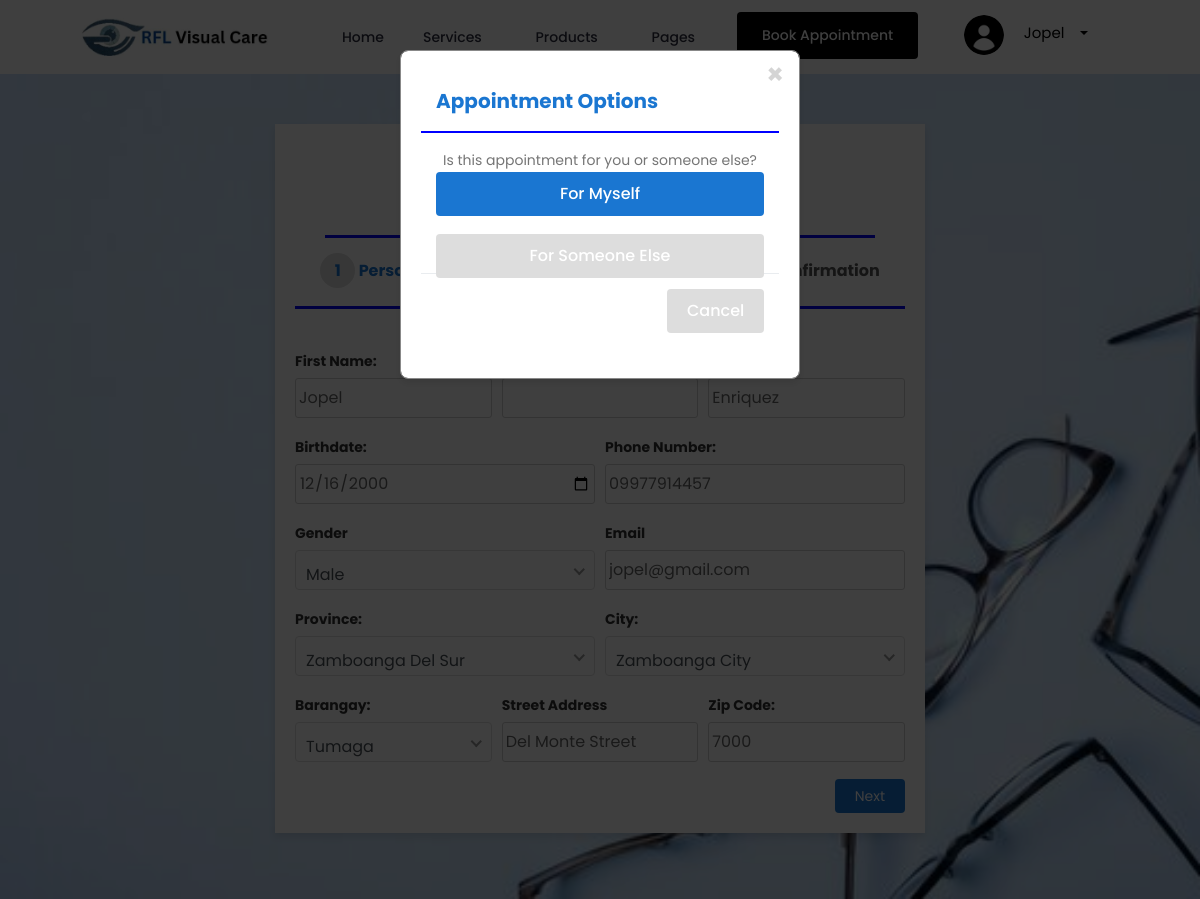
Screenshot of /pages/appointment/appointment.php (signed in) with the database file from the repository.
### tables this page shows
CREATE TABLE `users` (
  `id` int(11) NOT NULL,
  `first_name` varchar(50) NOT NULL,
  `middle_name` varchar(50) DEFAULT NULL,
  `last_name` varchar(50) NOT NULL,
  `email` varchar(100) NOT NULL,
  `password` varchar(255) NOT NULL,
  `birthdate` date NOT NULL,
  `phone` varchar(15) NOT NULL,
  `gender` enum('male','female','other') NOT NULL,
  `street_address` varchar(255) NOT NULL,
  `street_address_line_2` varchar(255) DEFAULT NULL,
  `city` varchar(100) NOT NULL,
  `province` varchar(100) NOT NULL,
  `created_at` timestamp NOT NULL DEFAULT current_timestamp(),
  `updated_at` timestamp NOT NULL DEFAULT current_timestamp() ON UPDATE current_timestamp(),
  `zip_code` varchar(10) DEFAULT NULL,
  `is_verified` tinyint(4) DEFAULT 0,
  `verification_token` varchar(255) DEFAULT NULL
);

### pages/appointment/appointment.php (the view, shortened to what this page needs)
<?php
include '../header.php';
include '../../database/connection.php';
$user_id = $_SESSION['user_id'];
$query = "SELECT first_name, middle_name, last_name, email, phone, gender, birthdate, street_address, street_address_line_2, city, province, zip_code
          FROM users WHERE id = ?";
$stmt = $conn->prepare($query);
if ($stmt) {
    $stmt->bind_param("i", $user_id);
    $stmt->execute();
    $result = $stmt->get_result();
    $user = $result->fetch_assoc() ?: [];
} else {
    die("Query preparation failed: " . $conn->error);
}
?>
<div class="form-container">
  <div class="form-wrapper mb-3">
    <form  method="POST" action="">
      <h1 class="form-title">Appointment Form</h1>
      <div class="steps" style="margin-bottom:40px;">
        <ul>
          <li class="step-menu active" id="step1">
            <span>1</span> Personal Information
          </li>
          <li class="step-menu" id="step2">
            <span>2</span> History
          </li>
          <li class="step-menu" id="step3">
            <span>3</span> Confirmation
          </li>
        </ul>
      </div>
      <div class="form-step" id="form-step-1">
        <div class="form-row">
        <div class="form-group col-md-4">
            <label for="firstName">First Name:</label>
            <input type="text" name="first_name" class="form-control" id="firstName" value="<?php echo htmlspecialchars($user['first_name'] ?? ''); ?>" >
          </div>
          <div class="form-group col-md-4">
            <label for="middleName">Middle Name:</label>
            <input type="text" name="middle_name" class="form-control" id="middleName" value="<?php echo htmlspecialchars($user['middle_name'] ?? ''); ?>">
          </div>
          <div class="form-group col-md-4">
            <label for="lastName">Last Name:</label>
            <input type="text" name="last_name" class="form-control" id="lastName" value="<?php echo htmlspecialchars($user['last_name'] ?? ''); ?>" >
          </div>
        </div>
        <div class="form-row">
          <div class="form-group col-md-6">
            <label for="birthdate">Birthdate:</label>
            <input type="date" class="form-control" id="birthdate" name="birthdate" value="<?php echo $user['birthdate']; ?>"  data-default-value="<?php echo $user['birthdate']; ?>">
          </div>
          <div class="form-group col-md-6">
            <label for="phone">Phone Number:</label>
            <input type="tel" class="form-control" id="phone" name="phone" value="<?php echo $user['phone']; ?>" data-default-value="<?php echo $user['phone']; ?>" >
          </div>
        </div>
        <div class="form-row">
          <div class="form-group col-md-6">
            <label for="gender">Gender</label>
          </div>
          <div class="form-group col-md-6">
            <label for="email">Email</label>
            <input type="email" name="email" class="form-control" id="email" value="<?php echo $user['email']; ?>"  data-default-value="<?php echo $user['email']; ?>">
          </div>
        </div>
        <div class="form-row">
    <div class="form-group col-6">
        <label for="province">Province:</label>
    </div>
    <div class="form-group col-6">
        <label for="city">City:</label>
    </div>
</div>
<div class="form-row">
    <div class="form-group col-4">
        <label for="streetAddress">Barangay:</label>
    </div>
    <div class="form-group col-4">
        <label for="streetAddress2">Street Address</label>
        <input type="text" class="form-control" id="street_address_line_2" name="street_address_line_2"
               value="<?php echo $user['street_address_line_2']; ?>" placeholder="Optional">
    </div>
    <div class="form-group col-4">
        <label for="zip_code">Zip Code:</label>
        <input type="text" class="form-control" id="zip_code" name="zip_code" value="<?php echo $user['zip_code']; ?>">
    </div>
</div>
</div>
      <div class="form-btn-wrapper">
        <button type="button" id="nextBtn" class="next-btn">Next</button>
      </div>
    </form>
  </div>
</div>
<div id="appointmentModal" class="modal" tabindex="-1" role="dialog" style="display: none;">
  <div class="modal-dialog modal-dialog-centered" role="document">
    <div class="modal-content">
      <div class="modal-header">
        <h5 class="modal-title">Appointment Options</h5>
        <button type="button" class="close" data-dismiss="modal" aria-label="Close">
          <span aria-hidden="true">&times;</span>
        </button>
      </div>
      <div class="modal-body">
        <p>Is this appointment for you or someone else?</p>
        <div class="form-group">
          <button id="appointSelfBtn" class="btn btn-primary btn-block">For Myself</button>
          <button id="appointOthersBtn" class="btn btn-secondary btn-block">For Someone Else</button>
        </div>
      </div>
      <div class="modal-footer">
        <button type="button" class="btn btn-secondary" data-dismiss="modal">Cancel</button>
      </div>
    </div>
  </div>
</div>

### pages/appointment/appointment.php (style rules this page uses)
body { background-image: url(../img/backround.jpg); background-size: cover; }
.form-container { display: flex; justify-content: center; align-items: center; padding: 50px; }
.steps { m }
h1 { text-align: center; margin: 30px; }
.form-wrapper { max-width: 650px; width: 100%; background: white; padding: 20px; box-shadow: 0px 4px 8px rgba(0, 0, 0, 0.1); }
.steps ul { display: flex; justify-content: space-around; padding: 0; margin-bottom: 20px; list-style: none; }
.form-group { height:70px; }
input { height:40px; }
.steps li { text-align: center; font-size: 16px; color: #555; font-weight: bold; }
.step-menu.active span, .step-menu.active { color: #1A76D1;; }
.step-menu span { display: inline-block; width: 35px; height: 35px; border-radius: 50%; background-color: #ddd; color: #fff; text-align: center; line-height: 35px; }
.form-step { display: none; }
label { font-size: 14px; color: #333; display: block; margin-bottom: 5px; }
input, textarea { width: 100%; padding: 10px; border-radius: 4px; border: 1px solid #ddd; }
.form-btn-wrapper { display: flex; justify-content: flex-end; gap: 10px; }
.back-btn, .next-btn { padding: 10px 20px; border: none; color: white; background-color: #1A76D1;; border-radius: 4px; cursor: pointer; }
.form-control { padding: 10px; font-size: 16px; border: 1px solid #ddd; border-radius: 4px; width: 100%; }
.form-title { font-size: 37px; margin-bottom: 15px; position: relative; padding-bottom: 20px; }
.form-title::after { content: ""; display: block; width: 100%; height: 3px; background-color: blue; position: absolute; bottom: 0; left: 0; }
.steps { list-style: none; padding: 0; margin-bottom: 10px; position: relative; padding-bottom: .5px; }
.steps::after { content: ""; display: block; width: 100%; height: 3px; background-color: blue; position: absolute; bottom: 0; left: 0; }
.modal-content { border-radius: 8px; padding: 20px; box-shadow: 0px 4px 8px rgba(0, 0, 0, 0.1); }
.modal-header { border-bottom: 2px solid blue; }
.modal-title { font-size: 20px; font-weight: bold; color: #1A76D1;; }
.btn-primary, .btn-secondary, .btn-success { padding: 10px 20px; font-size: 16px; border-radius: 4px; margin-bottom: 10px; }
.btn-primary { background-color: #1A76D1;; border: none; }
.btn-secondary { background-color: #ddd; border: none; }
.form-group label { font-weight: bold; margin-bottom: 5px; }
.form-control { border-radius: 4px; height: 40px; font-size: 16px; }

### rows the page displays
users: first_name "Jopel", last_name "Enriquez", birthdate "12/16/2000", phone "09977914457", email "jopel@gmail.com", street_address_line_2 "Del Monte Street", zip_code "7000"

### other values shown
$_SESSION['first_name'] "Jopel"
